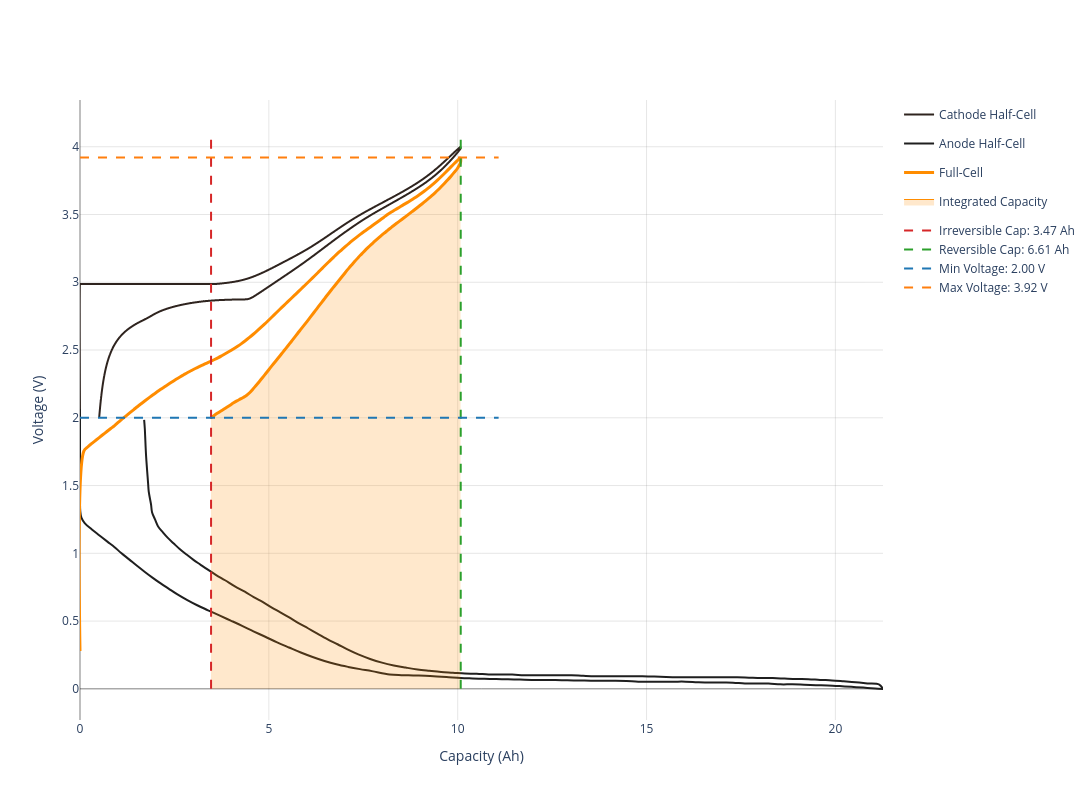

The notebook cell saved with this chart:
### Code cell
my_cell.get_capacity_plot(width=1300, height=800).show()

### Figure 1 — Plotly figure (JSON) as saved in the notebook; plotly's stock layout.template omitted (floating-point values rounded to 4 significant figures; data arrays with more than 128 entries replaced by an {"elided": "..."} marker saying what was removed)
{"data": [{"customdata": {"elided": "8606 float values"}, "hovertemplate": "<b>Cathode</b><br>Capacity: %{x:.2f} mAh/cm²<br>Voltage: %{y:.3f} V<br>Direction: %{customdata}<extra></extra>", "line": {"color": "#2f241f", "shape": "spline", "width": 2}, "mode": "lines", "name": "Cathode Half-Cell", "type": "scatter", "x": {"elided": "8606 float values"}, "y": {"elided": "8606 float values"}}, {"customdata": {"elided": "173 float values"}, "hovertemplate": "<b>Anode</b><br>Capacity: %{x:.2f} mAh/cm²<br>Voltage: %{y:.3f} V<br>Direction: %{customdata}<extra></extra>", "line": {"color": "#1f1f1f", "shape": "spline", "width": 2}, "mode": "lines", "name": "Anode Half-Cell", "type": "scatter", "x": {"elided": "173 float values"}, "y": {"elided": "173 float values"}}, {"customdata": {"elided": "181 float values"}, "hovertemplate": "<b>Full-Cell</b><br>Capacity: %{x:.2f} mAh/cm²<br>Voltage: %{y:.3f} V<br>Direction: %{customdata}<extra></extra>", "line": {"color": "#ff8c00", "shape": "spline", "width": 3}, "mode": "lines", "name": "Full-Cell", "type": "scatter", "x": {"elided": "181 float values"}, "y": {"elided": "181 float values"}}, {"fill": "tozeroy", "fillcolor": "rgba(255, 140, 0, 0.2)", "line": {"color": "#ff8c00", "width": 1}, "mode": "lines", "name": "Integrated Capacity", "type": "scatter", "x": [10.08, 9.991, 9.907, 9.822, 9.737, 9.653, 9.568, 9.484, 9.399, 9.314, 9.23, 9.145, 9.06, 8.976, 8.891, 8.807, 8.722, 8.637, 8.553, 8.468, 8.383, 8.299, 8.214, 8.13, 8.045, 7.96, 7.876, 7.791, 7.707, 7.622, 7.537, 7.453, 7.368, 7.283, 7.199, 7.114, 7.029, 6.945, 6.86, 6.776, 6.691, 6.606, 6.522, 6.437, 6.353, 6.268, 6.183, 6.099, 6.014, 5.929, 5.845, 5.76, 5.676, 5.591, 5.506, 5.422, 5.337, 5.252, 5.168, 5.083, 4.998, 4.914, 4.829, 4.745, 4.66, 4.575, 4.491, 4.406, 4.322, 4.237, 4.152, 4.068, 3.983, 3.898, 3.814, 3.729, 3.645, 3.56, 3.475, 3.468], "y": [3.885, 3.84, 3.811, 3.783, 3.756, 3.731, 3.707, 3.683, 3.66, 3.639, 3.618, 3.599, 3.58, 3.561, 3.543, 3.524, 3.506, 3.489, 3.471, 3.453, 3.435, 3.417, 3.398, 3.38, 3.361, 3.341, 3.321, 3.3, 3.278, 3.256, 3.232, 3.208, 3.183, 3.157, 3.13, 3.103, 3.074, 3.045, 3.015, 2.986, 2.956, 2.927, 2.897, 2.866, 2.835, 2.804, 2.773, 2.742, 2.712, 2.682, 2.652, 2.622, 2.592, 2.561, 2.531, 2.502, 2.472, 2.443, 2.414, 2.385, 2.355, 2.325, 2.295, 2.267, 2.239, 2.211, 2.185, 2.165, 2.15, 2.137, 2.124, 2.111, 2.095, 2.08, 2.064, 2.05, 2.034, 2.018, 2.001, 2.0]}, {"legendgroup": "guides", "line": {"color": "#d62728", "dash": "dash", "width": 2}, "mode": "lines", "name": "Irreversible Cap: 3.47 Ah", "showlegend": true, "type": "scatter", "x": [3.47, 3.47], "y": [0, 4.116]}, {"legendgroup": "guides", "line": {"color": "#2ca02c", "dash": "dash", "width": 2}, "mode": "lines", "name": "Reversible Cap: 6.61 Ah", "showlegend": true, "type": "scatter", "x": [10.08, 10.08], "y": [0, 4.116]}, {"legendgroup": "guides", "line": {"color": "#1f77b4", "dash": "dash", "width": 2}, "mode": "lines", "name": "Min Voltage: 2.00 V", "showlegend": true, "type": "scatter", "x": [0, 11.08], "y": [2, 2]}, {"legendgroup": "guides", "line": {"color": "#ff7f0e", "dash": "dash", "width": 2}, "mode": "lines", "name": "Max Voltage: 3.92 V", "showlegend": true, "type": "scatter", "x": [0, 11.08], "y": [3.92, 3.92]}], "layout": {"height": 800, "hovermode": "closest", "paper_bgcolor": "white", "plot_bgcolor": "white", "width": 1300, "xaxis": {"gridcolor": "rgba(128, 128, 128, 0.2)", "gridwidth": 1, "showgrid": true, "title": {"text": "Capacity (Ah)"}, "zeroline": true, "zerolinecolor": "rgba(0, 0, 0, 0.5)", "zerolinewidth": 1}, "yaxis": {"gridcolor": "rgba(128, 128, 128, 0.2)", "gridwidth": 1, "showgrid": true, "title": {"text": "Voltage (V)"}, "zeroline": true, "zerolinecolor": "rgba(0, 0, 0, 0.5)", "zerolinewidth": 1}}}
